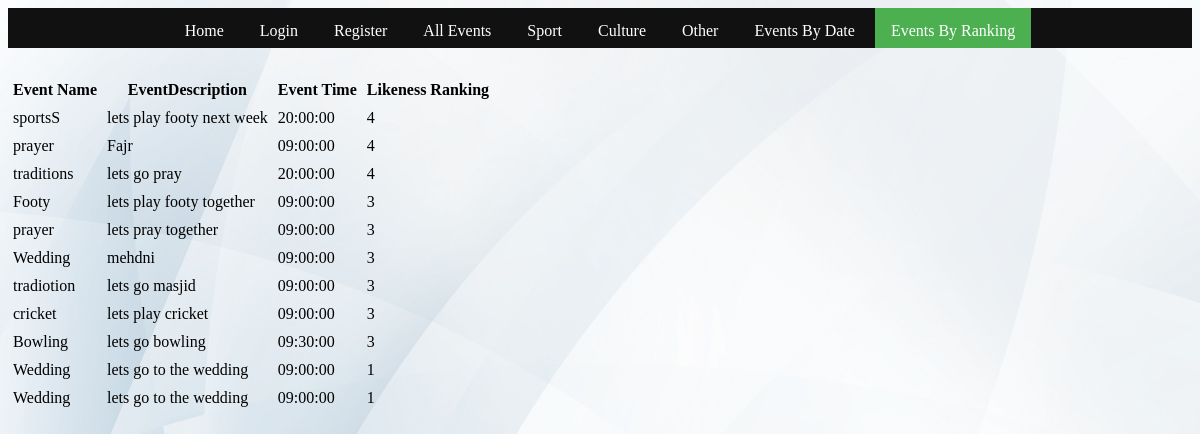
Screenshot of /EBR.php with the database file from the repository.
### tables this page shows
CREATE TABLE `event` (
  `id` int(10) UNSIGNED NOT NULL COMMENT 'NOT NULL',
  `category` enum('sport','culture','other') NOT NULL,
  `event_name` varchar(15) NOT NULL,
  `event_time` time NOT NULL,
  `event_date` date DEFAULT NULL,
  `event_description` text NOT NULL,
  `event_place` varchar(25) NOT NULL,
  `event_pic` blob,
  `event_ranking` enum('1','2','3','4','5') NOT NULL,
  `organiser_id` int(10) NOT NULL COMMENT 'NOT NULL'
);

### EBR.php (the view, shortened to what this page needs)
<html >
<head>
</head>
<body background = "/Coursework/images/WB.gif">
<ul>
  <li><a href="/CRW/Home.html">Home</a></li>
  <li><a href="/CRW/Login.php">Login</a></li>
  <li><a href="/CRW/RegForm.php">Register</a></li>
  <li><a href="/CRW/events.php">All Events</a></li>
  <li><a href="/CRW/sports.php">Sport</a></li>
  <li><a href="/CRW/culture.php">Culture</a></li>
  <li><a href="/CRW/other.php">Other</a></li>
   <li><a href="/CRW/EBD.php">Events By Date</a></li>
      <li><a class="active" href="/CRW/EBR.php">Events By Ranking</a></li>
</ul>
<br>
<?php
	try{
		$db = new PDO("mysql:dbname=coursework;host=localhost", "root", "");
		$db->setAttribute(PDO::ATTR_ERRMODE, PDO::ERRMODE_EXCEPTION);
?>
	<table cellspacing="0"  cellpadding="5">
	<tr><th>Event Name</th> <th >EventDescription</th> <th >Event Time</th> <th >Likeness Ranking</th> <th > </th><th ></tr>
<?php
		$rows=$db->query("SELECT event_name, event_description, event_time, event_ranking FROM event WHERE event_ranking='1' or '2' or '3' or '4' or '5' order by event_ranking desc ");
		foreach ($rows as $row) {
			echo "</td><td >" . $row['event_name']. "</td><td >" .$row['event_description']. "</td><td >" . $row['event_time']. "</td><td >" . $row['event_ranking']. "</td></tr>\n";
		}
		echo "</table> <br>";
	} catch (PDOException $ex){
		echo "Sorry, a database error occurred. Please try again.<br> ";
		echo "Error details:". $ex->getMessage();
	}
?>
</body>
</html>

### EBR.php (style rules this page uses)
ul { list-style-type: none; text-align: center; margin-bottom: 10px; width: 100%; height:40px; padding: 0; overflow: hidden; background-color: #111; }
li { float: none; display: inline-block; }
li a { display: inline-block; color: white; text-align: center; padding: 14px 16px; text-decoration: none; }
.active { background-color: #4CAF50; }

### rows the page displays
event: event_name "sportsS", event_description "lets play footy next week", event_time "20:00:00", event_ranking "4"
event: event_name "prayer", event_description "Fajr", event_time "09:00:00", event_ranking "4"
event: event_name "traditions", event_description "lets go pray", event_time "20:00:00", event_ranking "4"
event: event_name "Footy", event_description "lets play footy together", event_time "09:00:00", event_ranking "3"
event: event_name "prayer", event_description "lets pray together", event_time "09:00:00", event_ranking "3"
event: event_name "Wedding", event_description "mehdni", event_time "09:00:00", event_ranking "3"
event: event_name "tradiotion", event_description "lets go masjid", event_time "09:00:00", event_ranking "3"
event: event_name "cricket", event_description "lets play cricket", event_time "09:00:00", event_ranking "3"
event: event_name "Bowling", event_description "lets go bowling", event_time "09:30:00", event_ranking "3"
event: event_name "Wedding", event_description "lets go to the wedding", event_time "09:00:00", event_ranking "1"
event: event_name "Wedding", event_description "lets go to the wedding", event_time "09:00:00", event_ranking "1"
